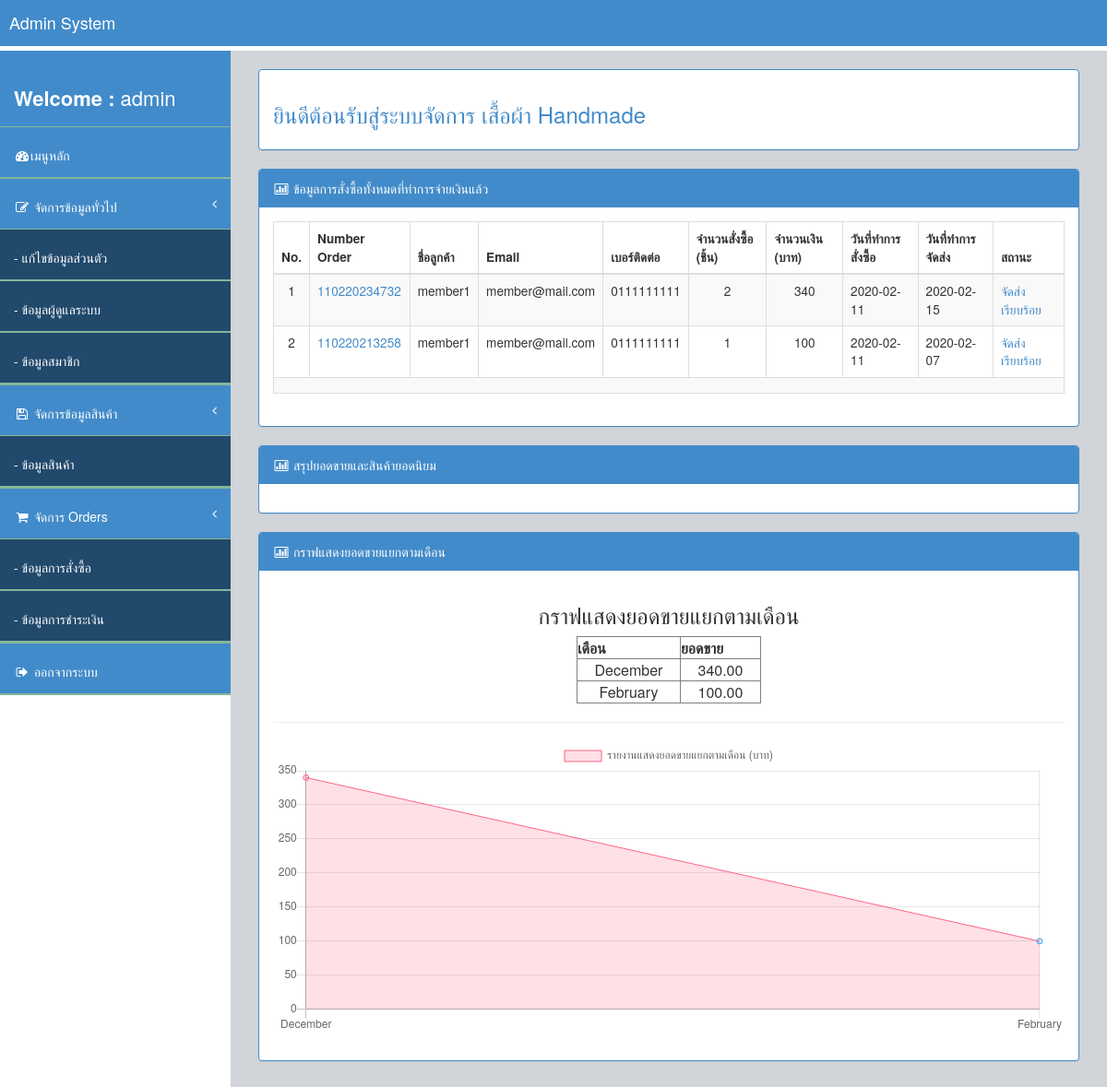
Before: /admin/main.php (signed in) with the older database file.
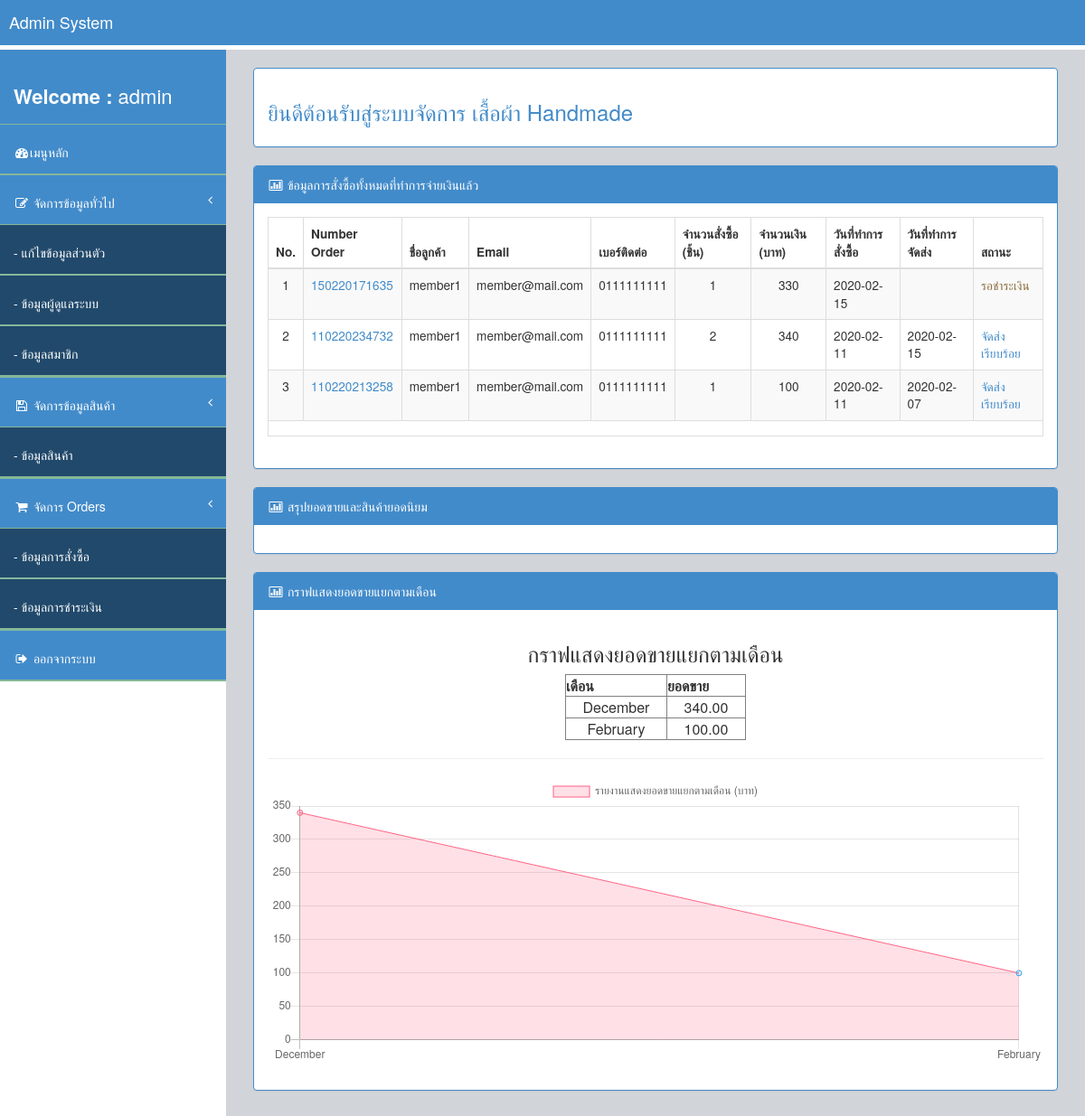
After: the same page with the newer database file.
### tables this page shows
CREATE TABLE `orders` (
  `Ord_ID` int(11) NOT NULL,
  `Ord_Number` varchar(20) NOT NULL,
  `Mem_ID` int(11) NOT NULL,
  `Ord_Note` text NOT NULL,
  `Ord_AddressSend` text NOT NULL,
  `Ord_Shipping` varchar(5) NOT NULL,
  `Ord_AmountTotal` varchar(20) NOT NULL,
  `Ord_PriceTotal` varchar(20) NOT NULL,
  `Ord_DateShipping` varchar(20) NOT NULL,
  `Ord_NumberShipping` varchar(30) NOT NULL,
  `Ord_DateBuy` date NOT NULL,
  `Ord_Status` int(11) NOT NULL COMMENT '0 = รอชำระเงิน 1= ตรวจสอบชำระเงิน 2 = ชำระเงินเรียบร้อย 3 = จัดส่งเรียบร้อย 4 = ยกเลิกรายการ'
);

CREATE TABLE `member` (
  `Mem_ID` int(11) NOT NULL,
  `Mem_User` varchar(30) NOT NULL,
  `Mem_Pass` varchar(30) NOT NULL,
  `Mem_Name` varchar(100) NOT NULL,
  `Mem_Email` varchar(50) NOT NULL,
  `Mem_Tel` varchar(15) NOT NULL,
  `Mem_Address` text NOT NULL,
  `Mem_Date` date NOT NULL,
  `Mem_Permission` int(11) NOT NULL COMMENT '1 = ใช้งาน 2 = ยกเลิก',
  `Mem_Status` int(11) NOT NULL COMMENT '1 = admin 2 = user'
);

### admin/main.php (the view, shortened to what the changed rows need)
<?php require_once "header.php";?>
    <div id="wrapper">
        <div id="page-wrapper">
                    <div class="panel panel-primary">
                        <div class="panel-body">
                            <div class="row">
                                <div class="col-lg-12">
                                    <div class="table-responsive">
                                        <table class="table table-striped table-bordered table-hover" id="dataTables-example">
                                        <thead>
                                            <tr>
                                                    <th class="small">No.</th>
                                                    <th class="small">Number Order</th>
                                                    <th class="small">ชื่อลูกค้า</th>
                                                    <th class="small">Email</th>
                                                    <th class="small">เบอร์ติดต่อ</th>
                                                    <th class="small">จำนวนสั่งซื้อ (ชิ้น)</th>
                                                    <th class="small">จำนวนเงิน (บาท)</th>
                                                    <th class="small">วันที่ทำการสั่งซื้อ</th>
                                                    <th class="small">วันที่ทำการจัดส่ง</th>
                                                    <th class="small">สถานะ</th>
                                            </tr>
                                        </thead>
                                        <tbody>
 <?php
$sql = $conn->query("select * from orders o ,member m where o.Mem_ID = m.Mem_ID order by o.Ord_ID desc");
  $i = 1;
  while ($show = $sql->fetch_assoc()) {
if($show['Ord_Status']==0){$status =  '<span class=text-warning>รอชำระเงิน</span>';}
else if($show['Ord_Status']==1){$status =  '<span class=text-info>ตรวจสอบชำระเงิน</span>';}
else if($show['Ord_Status']==2){$status =  '<span class=text-success>ชำระเงินเรียบร้อย</span>';}
else if($show['Ord_Status']==3){$status =  '<span class=text-primary>จัดส่งเรียบร้อย</span>';}
else if($show['Ord_Status']==4){$status =  '<span class=text-danger>ยกเลิกรายการ</span>';}
?>
                  <tr>
                  <td class="small" align="center"><?php echo $i++;?></div></td>
                  <td class="small"><a href="../print_order.php?id=<?php echo $show['Ord_ID'];?>" target="_blank"><?php echo $show['Ord_Number'];?></a></td>
                  <td class="small"><?php echo $show['Mem_Name'];?></td>
                  <td class="small"><?php echo $show['Mem_Email'];?></td>
                  <td class="small"><?php echo $show['Mem_Tel'];?></td>
                  <td class="small" align="center"><?php echo $show['Ord_AmountTotal'];?></td>
                  <td class="small" align="center"><?php echo number_format($show['Ord_PriceTotal'],0);?></td>
                  <td class="small"><?php echo $show['Ord_DateBuy'];?></td>
                  <td class="small"><?php echo $show['Ord_DateShipping'];?></td>
                  <td class="small"><?php echo $status;?></td>
                                            <?php } ?>
                                            <tr><td colspan="10"><?php Chk_Row($sql);?></td></tr>
                                    </div>
                                </div>
                            </div>
                        </div>
                    </div>
                                <?php
$res_c = $conn->query("SELECT Pro_Name , Pro_Buy FROM `product`");
?>
<script type="text/javascript">
 $(function () {
    $('#piechart').highcharts({
        chart: {
            plotBackgroundColor: null,
            plotBorderWidth: null,
            plotShadow: false,
            type: 'pie'
        },
        title: {
            text: 'กราฟแสดงจำนวนยอดขายสินค้าทั้งหมด'
        },
        tooltip: {
            pointFormat: '{series.name}: <b>{point.y:,.0f}  ({point.percentage:.1f}%)</b>'
        },
        plotOptions: {
            pie: {
                allowPointSelect: true,
                cursor: 'pointer',
                dataLabels: {
                    enabled: true,
                    format: '<b>{point.name}</b>: {point.y:,.0f} (<strong>{point.percentage:.1f} %</strong>)',
                    style: {
                        color: (Highcharts.theme && Highcharts.theme.contrastTextColor) || 'black'
                    }
                }
            }
        },
  credits: {
   enabled: false
  },
        series: [{
            name: "Total",
            colorByPoint: true,
            data: [
   <?php
   $c_field = $res_c->field_count-1;
    $c=0; while($row = $res_c->fetch_array(MYSQLI_NUM)){ $c++; ?>
   <?php if($c>1){ ?>,<?php } ?>
    {
     name: "<?php echo htmlspecialchars(addslashes(str_replace("\t","",str_replace("\n","",str_replace("\r","",$row[0]))))); ?>",
     y: <?php echo $row[$c_field]; ?>
    }
   <?php } ?>
   ]
        }]
    });
});
</script>
                    <div class="panel panel-primary">
                        <div class="panel-body">
                            <div class="row">
                                <div class="col-lg-12">
                                <?php
$result = $conn->query("SELECT SUM(Pay_Price) AS total, DATE_FORMAT(Pay_Date, '%M') AS datesave
FROM payment
GROUP BY DATE_FORMAT(Pay_Date, '%M%')");
$resultchart = $conn->query("SELECT SUM(Pay_Price) AS total, DATE_FORMAT(Pay_Date, '%M') AS datesave
FROM payment
GROUP BY DATE_FORMAT(Pay_Date, '%M%')");
$datesave = array();
$total = array();
while($rs = mysqli_fetch_array($resultchart)){
  $datesave[] = "\"".$rs['datesave']."\"";
  $total[] = "\"".$rs['total']."\"";
}
$datesave = implode(",", $datesave);
$total = implode(",", $total);
?>
<table width="200" border="1" cellpadding="0"  cellspacing="0" align="center">
  <thead>
  <tr>
    <th width="10%">เดือน</th>
    <th width="10%">ยอดขาย</th>
  </tr>
  </thead>
  <?php while($row = mysqli_fetch_array($result)) { ?>
    <tr>
      <td align="center"><?php echo $row['datesave'];?></td>
      <td align="center"><?php echo number_format($row['total'],2);?></td>
    </tr>
    <?php } ?>
</table>
<script>
var ctx = document.getElementById("myChart").getContext('2d');
var myChart = new Chart(ctx, {
    type: 'line',
    data: {
        labels: [<?php echo $datesave;?>
        ],
        datasets: [{
            label: 'รายงานแสดงยอดขายแยกตามเดือน (บาท)',
            data: [<?php echo $total;?>
            ],
            backgroundColor: [
                'rgba(255, 99, 132, 0.2)',
                'rgba(54, 162, 235, 0.2)',
                'rgba(255, 206, 86, 0.2)',
                'rgba(75, 192, 192, 0.2)',
                'rgba(153, 102, 255, 0.2)',
                'rgba(255, 159, 64, 0.2)'
            ],
            borderColor: [
                'rgba(255,99,132,1)',
                'rgba(54, 162, 235, 1)',
                'rgba(255, 206, 86, 1)',
                'rgba(75, 192, 192, 1)',
                'rgba(153, 102, 255, 1)',
                'rgba(255, 159, 64, 1)'
            ],
            borderWidth: 1
        }]
    },
    options: {
        scales: {
            yAxes: [{
                ticks: {
                    beginAtZero:true
                }
            }]
        }
    }
});
</script>
                                </div>
                            </div>
                        </div>
                    </div>
</body>
</html>

Changed rows visible on the page:
added orders: Ord_Number "150220171635", Mem_ID.Mem_Name "member1", Mem_ID.Mem_Email "member@mail.com", Mem_ID.Mem_Tel "0111111111", Ord_AmountTotal "1", Ord_PriceTotal "330", Ord_DateBuy "2020-02-15", Ord_Status "รอชำระเงิน"
